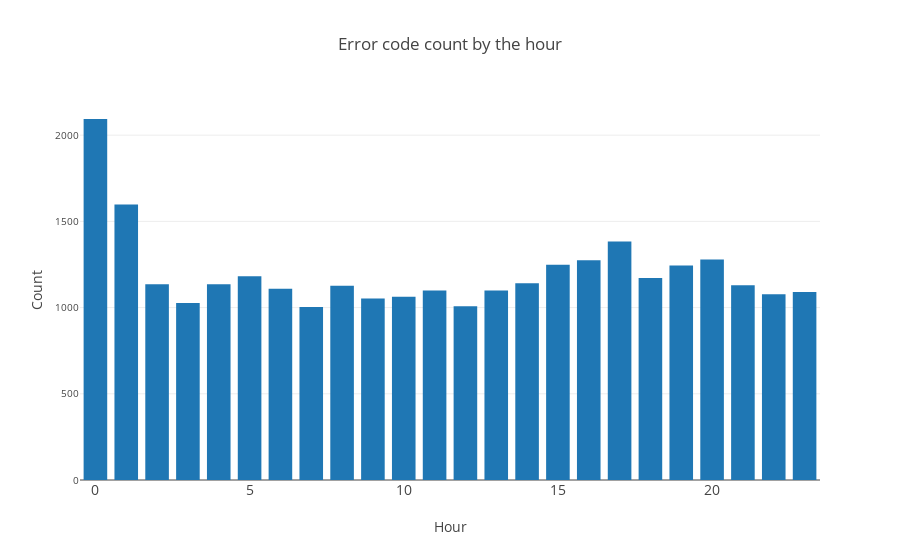

The cell this chart's notebook holds for it:
### Code cell
# TODO
import plotly.graph_objs as go

errorByHourDF = countsDF.toPandas()

plotData = go.Bar(
                x = errorByHourDF["hour"],
                y = errorByHourDF["count"],
                name = "Error code count by the hour",
            )

layout = go.Layout(
                title="Error code count by the hour",
                xaxis={
                    "title" : "Hour",
                    "tickfont" : {
                        "size" : 14,
                    }
                },
                yaxis={
                    "title" : "Count",
                    "tickfont" : {
                        "size" : 10,
                    }
                },
                legend = {
                    "x" : 1,
                    "y" : 1
                },
                barmode="group",
                bargap=0.15,
                bargroupgap=0.1
            )

fig = go.Figure(data=[plotData], layout=layout)
plotly.offline.iplot(fig)

### Figure 1 — Plotly figure (JSON) as saved in the notebook; plotly's stock layout.template omitted (floating-point values rounded to 4 significant figures)
{"data": [{"name": "Error code count by the hour", "type": "bar", "uid": "41c07c93-73b4-4622-b466-69f8a0f5317e", "x": [0, 1, 2, 3, 4, 5, 6, 7, 8, 9, 10, 11, 12, 13, 14, 15, 16, 17, 18, 19, 20, 21, 22, 23], "y": [2094, 1598, 1136, 1027, 1135, 1182, 1109, 1004, 1127, 1053, 1063, 1099, 1008, 1099, 1141, 1248, 1275, 1384, 1172, 1244, 1279, 1130, 1077, 1090]}], "layout": {"bargap": 0.15, "bargroupgap": 0.1, "barmode": "group", "legend": {"x": 1, "y": 1}, "title": {"text": "Error code count by the hour"}, "xaxis": {"tickfont": {"size": 14}, "title": {"text": "Hour"}}, "yaxis": {"tickfont": {"size": 10}, "title": {"text": "Count"}}}}
